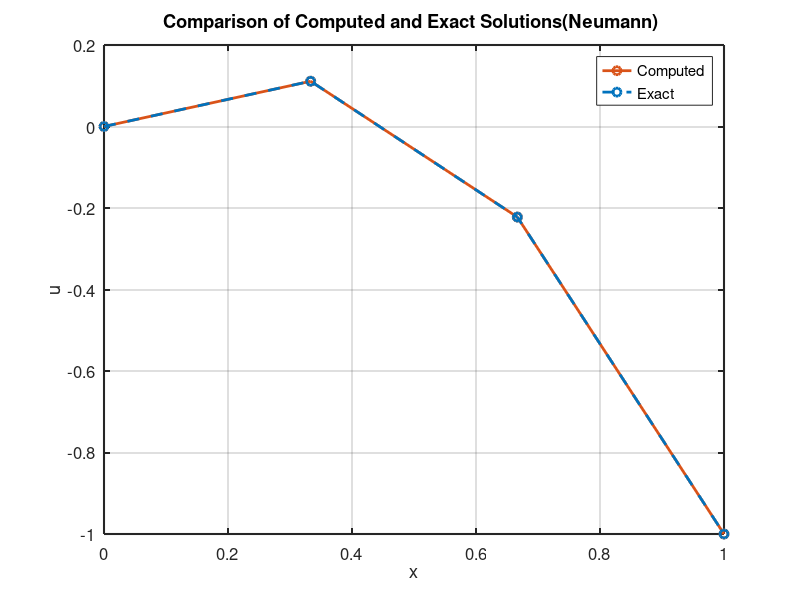

Recreate this plot in MATLAB.
clc;
clear;
% Define the grid
h = 1/3;
x = 0:h:1;
n = length(x);

% Initialize the matrix A and vector b
A = zeros(n,n);


b = zeros(n,1);


% Set up the system Au = b
for i = 2:n-1
    A(i, i-1:i+1) = [1 -2*(1+(h.^2)) 1];
    b(i) = (4*x(i)^2 - 2*x(i) - 4)*(h.^2);
end

% Apply Neumann boundary conditions
A(1,1) = 1;
b(1) = 0;
A(n, n-1) = 2;
A(n, n) = -2*(1+(h.^2));
b(n) = -2*h^2 + 2;


disp( 'A matrix = ' );
disp(A);
disp ( 'b matrix = ');
disp(b);

% Solve the system using Gauss-Jordan elimination
for i = 1:n
    pivot = A(i,i);
    A(i,:) = A(i,:) / pivot;
    b(i) = b(i) / pivot;
    for j = [1:i-1, i+1:n]
        ratio = A(j,i);
        A(j,:) = A(j,:) - ratio * A(i,:);
        b(j) = b(j) - ratio * b(i);
    end
end


% Print the computed values
disp('Computed values = ');
disp(b);

% Compute the exact solution
exact = -2*x.^2 + x;

% Plot the computed and exact solutions
figure;
plot(x, b, 'o-', 'LineWidth', 2, 'Color', [0.8500, 0.3250, 0.0980], 'DisplayName', 'Computed');
hold on;
plot(x, exact, 'o--', 'LineWidth', 2, 'Color', [0, 0.4470, 0.7410], 'DisplayName', 'Exact');
hold off;

% Add grid lines
grid on;

% Add labels and title
xlabel('x', 'FontSize', 14);
ylabel('u', 'FontSize', 14);
title('Comparison of Computed and Exact Solutions(Neumann) ', 'FontSize', 16);

% Add a legend
legend('Location', 'best', 'FontSize', 12);

% Change the axes line width
set(gca, 'LineWidth', 1.5, 'FontSize', 12);

% Change the figure color
set(gcf, 'Color', [0.9, 0.9, 0.9]);
